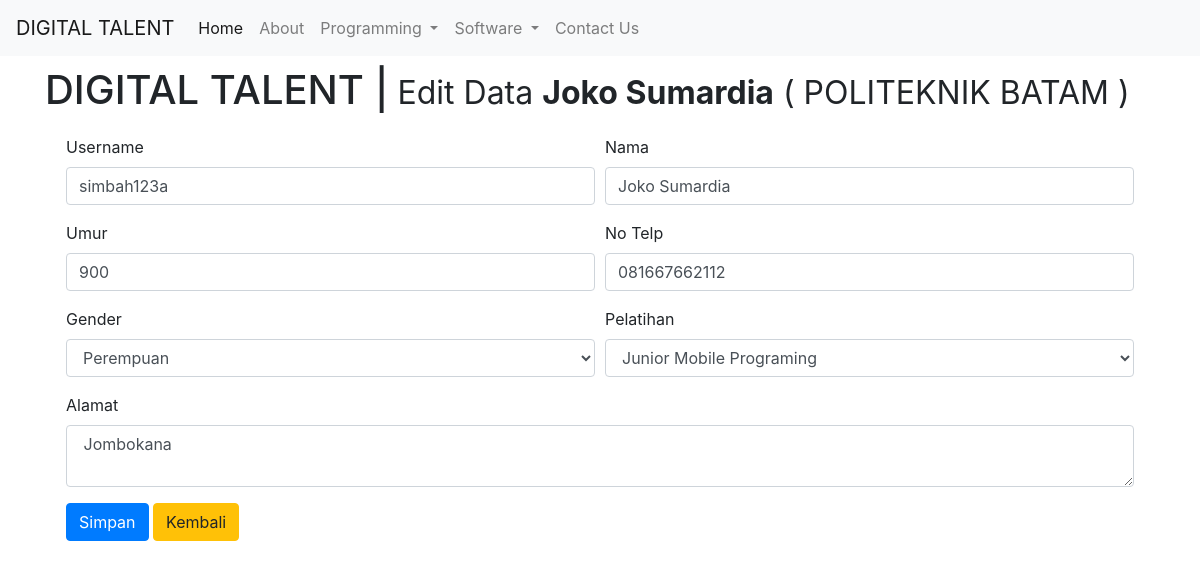
Page /form_edit.php?id_siswa=10 on the committed database.
### tables this page shows
CREATE TABLE `siswa` (
  `id_siswa` int(11) NOT NULL,
  `alamat` varchar(50) NOT NULL,
  `nama` varchar(50) NOT NULL,
  `username` varchar(50) NOT NULL,
  `jk` enum('L','P') NOT NULL,
  `jurusan` varchar(50) NOT NULL,
  `no_tlp` varchar(12) NOT NULL,
  `umur` varchar(3) NOT NULL
);

### form_edit.php (the view, shortened to what this page needs)
<!DOCTYPE html>
<html>
<head>
	<link rel="stylesheet" href="css/bootstrap.min.css"/>
   <link rel="stylesheet" href="https://maxcdn.bootstrapcdn.com/bootstrap/4.0.0-beta/css/bootstrap.min.css">
</head>
<?php
include 'koneksi.php';
$id = $_GET['id_siswa'];
$query = "SELECT * FROM siswa WHERE id_siswa='$id'";
  $data = mysqli_query($koneksi, $query);
   while($i=mysqli_fetch_array($data)){
              $alamat = $i['alamat'];
              $nama = $i['nama'];
              $username = $i['username'];
              $jk = $i['jk'];
              $jurusan = $i['jurusan'];
              $no_tlp = $i['no_tlp'];
              $umur = $i['umur'];
     }
 ?>
<body>
<nav class="navbar navbar-expand-lg navbar-light bg-light">
  <a class="navbar-brand" href="#">DIGITAL TALENT</a>
  <div class="collapse navbar-collapse" id="navbarNavDropdown">
    <ul class="navbar-nav">
      <li class="nav-item active">
        <a class="nav-link" href="#">Home <span class="sr-only">(current)</span></a>
      </li>
      <li class="nav-item">
        <a class="nav-link" href="#">About</a>
      </li>
      <li class="nav-item dropdown">
        <a class="nav-link dropdown-toggle" href="#" id="navbarDropdownMenuLink" data-toggle="dropdown" aria-haspopup="true" aria-expanded="false">
          Programming
        </a>
      </li>
      <li class="nav-item dropdown">
        <a class="nav-link dropdown-toggle" href="#" id="navbarDropdownMenuLink" data-toggle="dropdown" aria-haspopup="true" aria-expanded="false">
          Software
        </a>
      </li>
      <li class="nav-item">
        <a class="nav-link" href="#">Contact Us</a>
      </li>
    </ul>
  </div>
</nav>
    <div class="container">
      <div class="row" style="margin-top: 10px">
        <div class="col-md-12">
        <h1> DIGITAL TALENT  |<small> Edit Data <b><?=ucfirst($nama)?></b> ( POLITEKNIK BATAM )</small> </h1>
          <div class="alert alert-none" role="alert">
			  <form method="get" action="edit.php" role="form">
			  <div class="form-row">
			    <div class="form-group col-md-6">
			      <label for="username">Username</label>
			      <input type="text" class="form-control" id="username" name="username" value="<?=$username?>" placeholder="Masukan Username Anda" required>
			    </div>
			    <div class="form-group col-md-6">
			      <label for="nama">Nama </label>
			      <input type="text" class="form-control" id="nama" name="nama" value="<?=$nama?>" placeholder="Masukan Nama Lengkap Anda" required>
			    </div>
			  </div>
			  <div class="form-row">
			    <div class="form-group col-md-6">
			      <label for="umur">Umur</label>
			      <input type="text" class="form-control" id="umur" name="umur" value="<?=$umur?>" placeholder="Masukan Umur Anda" required>
			    </div>
			    <div class="form-group col-md-6">
			      <label for="notlp">No Telp </label>
			      <input type="number" class="form-control" id="notlp" name="notlp" value="<?=$no_tlp?>" placeholder="Masukan Nomer Telpon Anda" required>
			    </div>
			  </div>
			  <div class="form-row">
			   <div class="col-sm-6">
	              <label>Gender</label>
	                 <select  name='jk' class="form-control select2bs4" required>
                        <option value="P" <?=$jk == 'P'?'selected':''?>>Perempuan</option>
	                 </select>
	          		</div>
	          		<div class="form-group col-md-6">
			      <label for="inputState">Pelatihan</label>
			      <select  name="jurusan" class="form-control select2bs4" required>
			        <option value="junior_mobile_programing"<?=$jurusan == 'junior_mobile_programing'?'selected':''?>> Junior Mobile Programing</option>
			      </select>
			    </div>
			  </div>
			  <div class="form-row">
			  	<div class="form-group col-md-12">
			      <label for="alamat">Alamat</label>
			    <textarea class="form-control" id="alamat" name="alamat" required><?=$alamat?> </textarea>
			    </div>
			  </div>
			  <button type="submit" name="add" value="cek" class="btn btn-primary">Simpan</button>
			   <a href="index.php" type="button" class="btn btn-warning">Kembali</a>
			</form>
		</div>
	</div>
</div>
</body>
</html>

### rows in the picture
siswa: nama "Joko Sumardia", username "simbah123a", umur "900", notlp "081667662112", jk "Perempuan", jurusan "Junior Mobile Programing", alamat "Jombokana"
